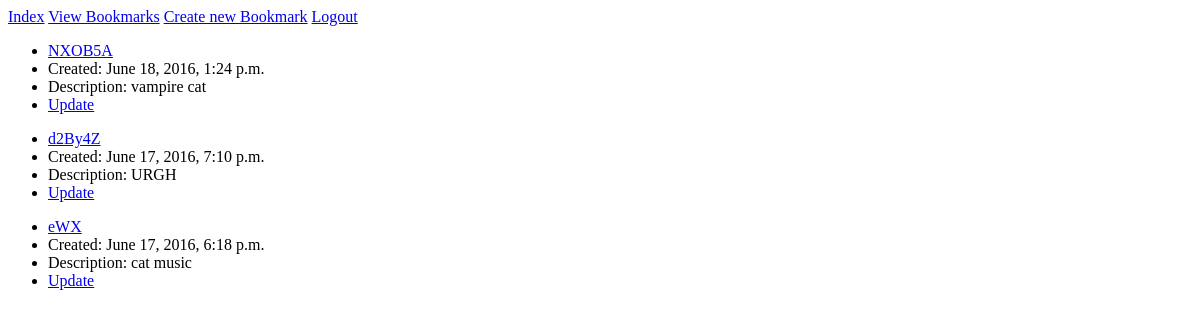
Page /userbookmarks/ (signed in) on the earlier database version.
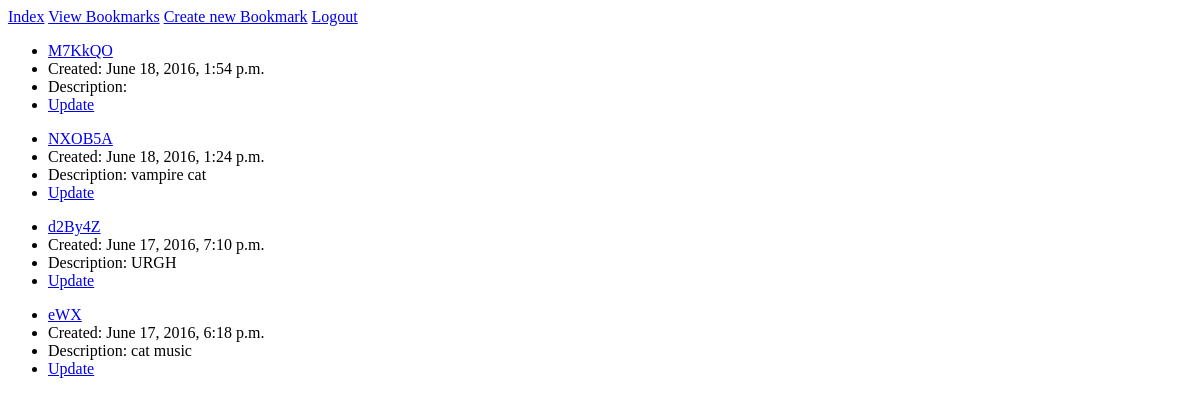
Same page on the later database version.
### appurl/models.py (models this page shows)
class Bookmark(models.Model):
    link = models.TextField()
    shortlink = models.CharField(max_length=50)
    title = models.CharField(max_length=50)
    description = models.TextField(blank=True)
    created = models.DateTimeField(auto_now_add=True)
    user = models.ForeignKey(User)
    class Meta:
        ordering = ['-created']

### appurl/views.py (the view)
# urls.py: url(r'^userbookmarks/', ViewBookmark.as_view(), name='viewbookmarks'),
class ViewBookmark(TemplateView):
    template_name = "bookmarks.html"
    def get_context_data(self, **kwargs):
        user = self.request.user
        context = super().get_context_data(**kwargs)
        context['bookmark'] = Bookmark.objects.filter(user=user)
        return context

### appurl/templates/bookmarks.html
{% extends 'base.html' %}
{% block content %}
  {% for item in bookmark %}
  <ul>
    <li><a href="{{index}}/{{ item.shortlink }}">{{ item.shortlink }}</a></li>
    <li>Created: {{ item.created }}</li>
    <li>Description: {{ item.description }}</li>
    <li><a href="{{index}}/update/{{ item.id }}">Update</a></li>
  </ul>
  {% endfor %}
{% endblock %}

### appurl/templates/base.html (shortened to what this page needs)
<!DOCTYPE html>
<html lang="en">
<head>
</head>
<body>
  <a href="{% url 'index' %}">Index</a>
  {% if request.user.is_authenticated %}
    <a href="{% url 'viewbookmarks' %}">View Bookmarks</a>
    <a href="{% url 'addbookmark' %}">Create new Bookmark</a>
    <a href="{% url 'logout' %}">Logout</a>
  {% else  %}
    <a href="{% url 'signup' %}">Sign up</a>
    <a href="{% url 'login' %}">Login</a>
  {% endif %}
  {% block content %}
  {% endblock %}
</body>
</html>

Differences in the rows shown:
added Bookmark: shortlink "M7KkQO", created "June 18, 2016, 1:54 p.m."
